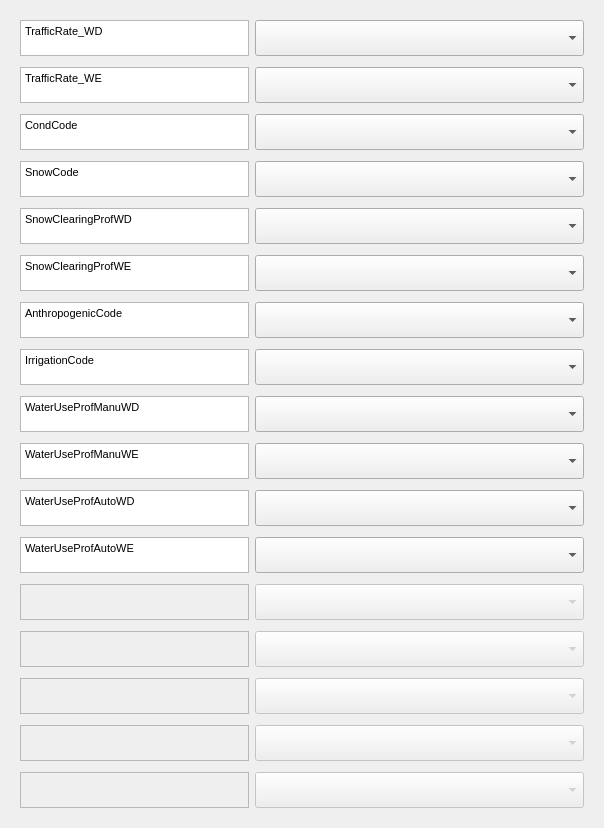
     <widget class="QWidget" name="scrollAreaWidgetContents">
      <property name="geometry">
       <rect>
        <x>0</x>
        <y>-382</y>
        <width>604</width>
        <height>812</height>
       </rect>
      </property>
      <layout class="QGridLayout" name="gridLayout_3">
       <item row="0" column="0">
        <widget class="QWidget" name="widget" native="true">
         <layout class="QGridLayout" name="gridLayout">
          <property name="verticalSpacing">
           <number>11</number>
          </property>
          <item row="11" column="1">
           <widget class="QComboBox" name="comboBox_5">
            <property name="sizePolicy">
             <sizepolicy hsizetype="Expanding" vsizetype="Expanding">
              <horstretch>0</horstretch>
              <verstretch>0</verstretch>
             </sizepolicy>
            </property>
            <property name="minimumSize">
             <size>
              <width>329</width>
              <height>0</height>
             </size>
            </property>
           </widget>
          </item>
          <item row="16" column="1">
           <widget class="QComboBox" name="comboBox_10">
            <property name="sizePolicy">
             <sizepolicy hsizetype="Expanding" vsizetype="Expanding">
              <horstretch>0</horstretch>
              <verstretch>0</verstretch>
             </sizepolicy>
            </property>
            <property name="minimumSize">
             <size>
              <width>329</width>
              <height>0</height>
             </size>
            </property>
           </widget>
          </item>
          <item row="12" column="1">
           <widget class="QComboBox" name="comboBox_6">
            <property name="sizePolicy">
             <sizepolicy hsizetype="Expanding" vsizetype="Expanding">
              <horstretch>0</horstretch>
              <verstretch>0</verstretch>
             </sizepolicy>
            </property>
            <property name="minimumSize">
             <size>
              <width>329</width>
              <height>0</height>
             </size>
            </property>
           </widget>
          </item>
          <item row="7" column="1">
           <widget class="QComboBox" name="comboBox_1">
            <property name="sizePolicy">
             <sizepolicy hsizetype="Expanding" vsizetype="Expanding">
              <horstretch>0</horstretch>
              <verstretch>0</verstretch>
             </sizepolicy>
            </property>
            <property name="minimumSize">
             <size>
              <width>329</width>
              <height>0</height>
             </size>
            </property>
           </widget>
          </item>
          <item row="8" column="1">
           <widget class="QComboBox" name="comboBox_2">
            <property name="sizePolicy">
             <sizepolicy hsizetype="Expanding" vsizetype="Expanding">
              <horstretch>0</horstretch>
              <verstretch>0</verstretch>
             </sizepolicy>
            </property>
            <property name="minimumSize">
             <size>
              <width>329</width>
              <height>0</height>
             </size>
            </property>
           </widget>
          </item>
          <item row="13" column="1">
           <widget class="QComboBox" name="comboBox_7">
            <property name="sizePolicy">
             <sizepolicy hsizetype="Expanding" vsizetype="Expanding">
              <horstretch>0</horstretch>
              <verstretch>0</verstretch>
             </sizepolicy>
            </property>
            <property name="minimumSize">
             <size>
              <width>329</width>
              <height>0</height>
             </size>
            </property>
           </widget>
          </item>
          <item row="10" column="1">
           <widget class="QComboBox" name="comboBox_4">
            <property name="sizePolicy">
             <sizepolicy hsizetype="Expanding" vsizetype="Expanding">
              <horstretch>0</horstretch>
              <verstretch>0</verstretch>
             </sizepolicy>
            </property>
            <property name="minimumSize">
             <size>
              <width>329</width>
              <height>0</height>
             </size>
            </property>
           </widget>
          </item>
          <item row="15" column="1">
           <widget class="QComboBox" name="comboBox_9">
            <property name="sizePolicy">
             <sizepolicy hsizetype="Expanding" vsizetype="Expanding">
              <horstretch>0</horstretch>
              <verstretch>0</verstretch>
             </sizepolicy>
            </property>
            <property name="minimumSize">
             <size>
              <width>329</width>
              <height>0</height>
             </size>
            </property>
           </widget>
          </item>
          <item row="14" column="1">
           <widget class="QComboBox" name="comboBox_8">
            <property name="sizePolicy">
             <sizepolicy hsizetype="Expanding" vsizetype="Expanding">
              <horstretch>0</horstretch>
              <verstretch>0</verstretch>
             </sizepolicy>
            </property>
            <property name="minimumSize">
             <size>
              <width>329</width>
              <height>0</height>
             </size>
            </property>
           </widget>
          </item>
          <item row="6" column="1">
           <widget class="QComboBox" name="comboBox_0">
            <property name="sizePolicy">
             <sizepolicy hsizetype="Expanding" vsizetype="Expanding">
              <horstretch>0</horstretch>
              <verstretch>0</verstretch>
             </sizepolicy>
            </property>
            <property name="minimumSize">
             <size>
              <width>329</width>
              <height>0</height>
             </size>
            </property>
           </widget>
          </item>
          <item row="9" column="1">
           <widget class="QComboBox" name="comboBox_3">
            <property name="sizePolicy">
             <sizepolicy hsizetype="Expanding" vsizetype="Expanding">
              <horstretch>0</horstretch>
              <verstretch>0</verstretch>
             </sizepolicy>
            </property>
            <property name="minimumSize">
             <size>
              <width>329</width>
              <height>0</height>
             </size>
            </property>
           </widget>
          </item>
          <item row="8" column="0">
           <widget class="QTextBrowser" name="textBrowser_2">
            <property name="sizePolicy">
             <sizepolicy hsizetype="Expanding" vsizetype="Expanding">
              <horstretch>0</horstretch>
              <verstretch>0</verstretch>
             </sizepolicy>
            </property>
            <property name="maximumSize">
             <size>
              <width>16777215</width>
              <height>36</height>
             </size>
            </property>
            <property name="html">
             <string>&lt;!DOCTYPE HTML PUBLIC &quot;-//W3C//DTD HTML 4.0//EN&quot; &quot;http://www.w3.org/TR/REC-html40/strict.dtd&quot;&gt;
&lt;html&gt;&lt;head&gt;&lt;meta name=&quot;qrichtext&quot; content=&quot;1&quot; /&gt;&lt;style type=&quot;text/css&quot;&gt;
p, li { white-space: pre-wrap; }
&lt;/style&gt;&lt;/head&gt;&lt;body style=&quot; font-family:'MS Shell Dlg 2'; font-size:8pt; font-weight:400; font-style:normal;&quot;&gt;
&lt;p style=&quot; margin-top:0px; margin-bottom:0px; margin-left:0px; margin-right:0px; -qt-block-indent:0; text-indent:0px;&quot;&gt;CondCode&lt;/p&gt;&lt;/body&gt;&lt;/html&gt;</string>
            </property>
           </widget>
          </item>
          <item row="12" column="0">
           <widget class="QTextBrowser" name="textBrowser_6">
            <property name="sizePolicy">
             <sizepolicy hsizetype="Expanding" vsizetype="Expanding">
              <horstretch>0</horstretch>
              <verstretch>0</verstretch>
             </sizepolicy>
            </property>
            <property name="maximumSize">
             <size>
              <width>16777215</width>
              <height>36</height>
             </size>
            </property>
            <property name="html">
             <string>&lt;!DOCTYPE HTML PUBLIC &quot;-//W3C//DTD HTML 4.0//EN&quot; &quot;http://www.w3.org/TR/REC-html40/strict.dtd&quot;&gt;
&lt;html&gt;&lt;head&gt;&lt;meta name=&quot;qrichtext&quot; content=&quot;1&quot; /&gt;&lt;style type=&quot;text/css&quot;&gt;
p, li { white-space: pre-wrap; }
&lt;/style&gt;&lt;/head&gt;&lt;body style=&quot; font-family:'MS Shell Dlg 2'; font-size:8pt; font-weight:400; font-style:normal;&quot;&gt;
&lt;p style=&quot; margin-top:0px; margin-bottom:0px; margin-left:0px; margin-right:0px; -qt-block-indent:0; text-indent:0px;&quot;&gt;AnthropogenicCode&lt;/p&gt;&lt;/body&gt;&lt;/html&gt;</string>
            </property>
           </widget>
          </item>
          <item row="17" column="1">
           <widget class="QComboBox" name="comboBox_11">
            <property name="sizePolicy">
             <sizepolicy hsizetype="Expanding" vsizetype="Expanding">
              <horstretch>0</horstretch>
              <verstretch>0</verstretch>
             </sizepolicy>
            </property>
            <property name="minimumSize">
             <size>
              <width>329</width>
              <height>0</height>
             </size>
            </property>
           </widget>
          </item>
          <item row="7" column="0">
           <widget class="QTextBrowser" name="textBrowser_1">
            <property name="sizePolicy">
             <sizepolicy hsizetype="Expanding" vsizetype="Expanding">
              <horstretch>0</horstretch>
              <verstretch>0</verstretch>
             </sizepolicy>
            </property>
            <property name="maximumSize">
             <size>
              <width>16777215</width>
              <height>36</height>
             </size>
            </property>
            <property name="html">
             <string>&lt;!DOCTYPE HTML PUBLIC &quot;-//W3C//DTD HTML 4.0//EN&quot; &quot;http://www.w3.org/TR/REC-html40/strict.dtd&quot;&gt;
&lt;html&gt;&lt;head&gt;&lt;meta name=&quot;qrichtext&quot; content=&quot;1&quot; /&gt;&lt;style type=&quot;text/css&quot;&gt;
p, li { white-space: pre-wrap; }
&lt;/style&gt;&lt;/head&gt;&lt;body style=&quot; font-family:'MS Shell Dlg 2'; font-size:8pt; font-weight:400; font-style:normal;&quot;&gt;
&lt;p style=&quot; margin-top:0px; margin-bottom:0px; margin-left:0px; margin-right:0px; -qt-block-indent:0; text-indent:0px;&quot;&gt;TrafficRate_WE&lt;/p&gt;&lt;/body&gt;&lt;/html&gt;</string>
            </property>
           </widget>
          </item>
          <item row="11" column="0">
           <widget class="QTextBrowser" name="textBrowser_5">
            <property name="sizePolicy">
             <sizepolicy hsizetype="Expanding" vsizetype="Expanding">
              <horstretch>0</horstretch>
              <verstretch>0</verstretch>
             </sizepolicy>
            </property>
            <property name="maximumSize">
             <size>
              <width>16777215</width>
              <height>36</height>
             </size>
            </property>
            <property name="html">
             <string>&lt;!DOCTYPE HTML PUBLIC &quot;-//W3C//DTD HTML 4.0//EN&quot; &quot;http://www.w3.org/TR/REC-html40/strict.dtd&quot;&gt;
&lt;html&gt;&lt;head&gt;&lt;meta name=&quot;qrichtext&quot; content=&quot;1&quot; /&gt;&lt;style type=&quot;text/css&quot;&gt;
p, li { white-space: pre-wrap; }
&lt;/style&gt;&lt;/head&gt;&lt;body style=&quot; font-family:'MS Shell Dlg 2'; font-size:8pt; font-weight:400; font-style:normal;&quot;&gt;
&lt;p style=&quot; margin-top:0px; margin-bottom:0px; margin-left:0px; margin-right:0px; -qt-block-indent:0; text-indent:0px;&quot;&gt;SnowClearingProfWE&lt;/p&gt;&lt;/body&gt;&lt;/html&gt;</string>
            </property>
           </widget>
          </item>
          <item row="10" column="0">
           <widget class="QTextBrowser" name="textBrowser_4">
            <property name="sizePolicy">
             <sizepolicy hsizetype="Expanding" vsizetype="Expanding">
              <horstretch>0</horstretch>
              <verstretch>0</verstretch>
             </sizepolicy>
            </property>
            <property name="maximumSize">
             <size>
              <width>16777215</width>
              <height>36</height>
             </size>
            </property>
            <property name="html">
             <string>&lt;!DOCTYPE HTML PUBLIC &quot;-//W3C//DTD HTML 4.0//EN&quot; &quot;http://www.w3.org/TR/REC-html40/strict.dtd&quot;&gt;
&lt;html&gt;&lt;head&gt;&lt;meta name=&quot;qrichtext&quot; content=&quot;1&quot; /&gt;&lt;style type=&quot;text/css&quot;&gt;
p, li { white-space: pre-wrap; }
&lt;/style&gt;&lt;/head&gt;&lt;body style=&quot; font-family:'MS Shell Dlg 2'; font-size:8pt; font-weight:400; font-style:normal;&quot;&gt;
&lt;p style=&quot; margin-top:0px; margin-bottom:0px; margin-left:0px; margin-right:0px; -qt-block-indent:0; text-indent:0px;&quot;&gt;SnowClearingProfWD&lt;/p&gt;&lt;/body&gt;&lt;/html&gt;</string>
            </property>
           </widget>
          </item>
          <item row="13" column="0">
           <widget class="QTextBrowser" name="textBrowser_7">
            <property name="sizePolicy">
             <sizepolicy hsizetype="Expanding" vsizetype="Expanding">
              <horstretch>0</horstretch>
              <verstretch>0</verstretch>
             </sizepolicy>
            </property>
            <property name="maximumSize">
             <size>
              <width>16777215</width>
              <height>36</height>
             </size>
            </property>
            <property name="html">
             <string>&lt;!DOCTYPE HTML PUBLIC &quot;-//W3C//DTD HTML 4.0//EN&quot; &quot;http://www.w3.org/TR/REC-html40/strict.dtd&quot;&gt;
&lt;html&gt;&lt;head&gt;&lt;meta name=&quot;qrichtext&quot; content=&quot;1&quot; /&gt;&lt;style type=&quot;text/css&quot;&gt;
p, li { white-space: pre-wrap; }
&lt;/style&gt;&lt;/head&gt;&lt;body style=&quot; font-family:'MS Shell Dlg 2'; font-size:8pt; font-weight:400; font-style:normal;&quot;&gt;
&lt;p style=&quot; margin-top:0px; margin-bottom:0px; margin-left:0px; margin-right:0px; -qt-block-indent:0; text-indent:0px;&quot;&gt;IrrigationCode&lt;/p&gt;&lt;/body&gt;&lt;/html&gt;</string>
            </property>
           </widget>
          </item>
          <item row="14" column="0">
           <widget class="QTextBrowser" name="textBrowser_8">
            <property name="sizePolicy">
             <sizepolicy hsizetype="Expanding" vsizetype="Expanding">
              <horstretch>0</horstretch>
              <verstretch>0</verstretch>
             </sizepolicy>
            </property>
            <property name="maximumSize">
             <size>
              <width>16777215</width>
              <height>36</height>
             </size>
            </property>
            <property name="html">
             <string>&lt;!DOCTYPE HTML PUBLIC &quot;-//W3C//DTD HTML 4.0//EN&quot; &quot;http://www.w3.org/TR/REC-html40/strict.dtd&quot;&gt;
&lt;html&gt;&lt;head&gt;&lt;meta name=&quot;qrichtext&quot; content=&quot;1&quot; /&gt;&lt;style type=&quot;text/css&quot;&gt;
p, li { white-space: pre-wrap; }
&lt;/style&gt;&lt;/head&gt;&lt;body style=&quot; font-family:'MS Shell Dlg 2'; font-size:8pt; font-weight:400; font-style:normal;&quot;&gt;
&lt;p style=&quot; margin-top:0px; margin-bottom:0px; margin-left:0px; margin-right:0px; -qt-block-indent:0; text-indent:0px;&quot;&gt;WaterUseProfManuWD&lt;/p&gt;&lt;/body&gt;&lt;/html&gt;</string>
            </property>
           </widget>
          </item>
          <item row="15" column="0">
           <widget class="QTextBrowser" name="textBrowser_9">
            <property name="sizePolicy">
             <sizepolicy hsizetype="Expanding" vsizetype="Expanding">
              <horstretch>0</horstretch>
              <verstretch>0</verstretch>
             </sizepolicy>
            </property>
            <property name="maximumSize">
             <size>
              <width>16777215</width>
              <height>36</height>
             </size>
            </property>
            <property name="html">
             <string>&lt;!DOCTYPE HTML PUBLIC &quot;-//W3C//DTD HTML 4.0//EN&quot; &quot;http://www.w3.org/TR/REC-html40/strict.dtd&quot;&gt;
&lt;html&gt;&lt;head&gt;&lt;meta name=&quot;qrichtext&quot; content=&quot;1&quot; /&gt;&lt;style type=&quot;text/css&quot;&gt;
p, li { white-space: pre-wrap; }
&lt;/style&gt;&lt;/head&gt;&lt;body style=&quot; font-family:'MS Shell Dlg 2'; font-size:8pt; font-weight:400; font-style:normal;&quot;&gt;
&lt;p style=&quot; margin-top:0px; margin-bottom:0px; margin-left:0px; margin-right:0px; -qt-block-indent:0; text-indent:0px;&quot;&gt;WaterUseProfManuWE&lt;/p&gt;&lt;/body&gt;&lt;/html&gt;</string>
            </property>
           </widget>
          </item>
          <item row="9" column="0">
           <widget class="QTextBrowser" name="textBrowser_3">
            <property name="sizePolicy">
             <sizepolicy hsizetype="Expanding" vsizetype="Expanding">
              <horstretch>0</horstretch>
              <verstretch>0</verstretch>
             </sizepolicy>
            </property>
            <property name="maximumSize">
             <size>
              <width>16777215</width>
              <height>36</height>
             </size>
            </property>
            <property name="html">
             <string>&lt;!DOCTYPE HTML PUBLIC &quot;-//W3C//DTD HTML 4.0//EN&quot; &quot;http://www.w3.org/TR/REC-html40/strict.dtd&quot;&gt;
&lt;html&gt;&lt;head&gt;&lt;meta name=&quot;qrichtext&quot; content=&quot;1&quot; /&gt;&lt;style type=&quot;text/css&quot;&gt;
p, li { white-space: pre-wrap; }
&lt;/style&gt;&lt;/head&gt;&lt;body style=&quot; font-family:'MS Shell Dlg 2'; font-size:8pt; font-weight:400; font-style:normal;&quot;&gt;
&lt;p style=&quot; margin-top:0px; margin-bottom:0px; margin-left:0px; margin-right:0px; -qt-block-indent:0; text-indent:0px;&quot;&gt;SnowCode&lt;/p&gt;&lt;/body&gt;&lt;/html&gt;</string>
            </property>
           </widget>
          </item>
          <item row="17" column="0">
           <widget class="QTextBrowser" name="textBrowser_11">
            <property name="sizePolicy">
             <sizepolicy hsizetype="Expanding" vsizetype="Expanding">
              <horstretch>0</horstretch>
              <verstretch>0</verstretch>
             </sizepolicy>
            </property>
            <property name="maximumSize">
             <size>
              <width>16777215</width>
              <height>36</height>
             </size>
            </property>
            <property name="html">
             <string>&lt;!DOCTYPE HTML PUBLIC &quot;-//W3C//DTD HTML 4.0//EN&quot; &quot;http://www.w3.org/TR/REC-html40/strict.dtd&quot;&gt;
&lt;html&gt;&lt;head&gt;&lt;meta name=&quot;qrichtext&quot; content=&quot;1&quot; /&gt;&lt;style type=&quot;text/css&quot;&gt;
p, li { white-space: pre-wrap; }
&lt;/style&gt;&lt;/head&gt;&lt;body style=&quot; font-family:'MS Shell Dlg 2'; font-size:8pt; font-weight:400; font-style:normal;&quot;&gt;
&lt;p style=&quot; margin-top:0px; margin-bottom:0px; margin-left:0px; margin-right:0px; -qt-block-indent:0; text-indent:0px;&quot;&gt;WaterUseProfAutoWE&lt;/p&gt;&lt;/body&gt;&lt;/html&gt;</string>
            </property>
           </widget>
          </item>
          <item row="16" column="0">
           <widget class="QTextBrowser" name="textBrowser_10">
            <property name="sizePolicy">
             <sizepolicy hsizetype="Expanding" vsizetype="Expanding">
              <horstretch>0</horstretch>
              <verstretch>0</verstretch>
             </sizepolicy>
            </property>
            <property name="maximumSize">
             <size>
              <width>16777215</width>
              <height>36</height>
             </size>
            </property>
            <property name="html">
             <string>&lt;!DOCTYPE HTML PUBLIC &quot;-//W3C//DTD HTML 4.0//EN&quot; &quot;http://www.w3.org/TR/REC-html40/strict.dtd&quot;&gt;
&lt;html&gt;&lt;head&gt;&lt;meta name=&quot;qrichtext&quot; content=&quot;1&quot; /&gt;&lt;style type=&quot;text/css&quot;&gt;
p, li { white-space: pre-wrap; }
&lt;/style&gt;&lt;/head&gt;&lt;body style=&quot; font-family:'MS Shell Dlg 2'; font-size:8pt; font-weight:400; font-style:normal;&quot;&gt;
&lt;p style=&quot; margin-top:0px; margin-bottom:0px; margin-left:0px; margin-right:0px; -qt-block-indent:0; text-indent:0px;&quot;&gt;WaterUseProfAutoWD&lt;/p&gt;&lt;/body&gt;&lt;/html&gt;</string>
            </property>
           </widget>
          </item>
          <item row="20" column="1">
           <widget class="QComboBox" name="comboBox_14">
            <property name="enabled">
             <bool>false</bool>
            </property>
            <property name="sizePolicy">
             <sizepolicy hsizetype="Expanding" vsizetype="Expanding">
              <horstretch>0</horstretch>
              <verstretch>0</verstretch>
             </sizepolicy>
            </property>
            <property name="minimumSize">
             <size>
              <width>329</width>
              <height>0</height>
             </size>
            </property>
           </widget>
          </item>
          <item row="19" column="1">
           <widget class="QComboBox" name="comboBox_13">
            <property name="enabled">
             <bool>false</bool>
            </property>
            <property name="sizePolicy">
             <sizepolicy hsizetype="Expanding" vsizetype="Expanding">
              <horstretch>0</horstretch>
              <verstretch>0</verstretch>
             </sizepolicy>
            </property>
            <property name="minimumSize">
             <size>
              <width>329</width>
              <height>0</height>
             </size>
            </property>
           </widget>
          </item>
          <item row="22" column="1">
           <widget class="QComboBox" name="comboBox_16">
            <property name="enabled">
             <bool>false</bool>
            </property>
            <property name="sizePolicy">
             <sizepolicy hsizetype="Expanding" vsizetype="Expanding">
              <horstretch>0</horstretch>
              <verstretch>0</verstretch>
             </sizepolicy>
            </property>
            <property name="minimumSize">
             <size>
              <width>329</width>
              <height>0</height>
             </size>
            </property>
           </widget>
          </item>
          <item row="20" column="0">
           <widget class="QTextBrowser" name="textBrowser_14">
            <property name="enabled">
             <bool>false</bool>
            </property>
            <property name="sizePolicy">
             <sizepolicy hsizetype="Expanding" vsizetype="Expanding">
              <horstretch>0</horstretch>
              <verstretch>0</verstretch>
             </sizepolicy>
            </property>
            <property name="maximumSize">
             <size>
              <width>16777215</width>
              <height>36</height>
             </size>
            </property>
            <property name="html">
             <string>&lt;!DOCTYPE HTML PUBLIC &quot;-//W3C//DTD HTML 4.0//EN&quot; &quot;http://www.w3.org/TR/REC-html40/strict.dtd&quot;&gt;
&lt;html&gt;&lt;head&gt;&lt;meta name=&quot;qrichtext&quot; content=&quot;1&quot; /&gt;&lt;style type=&quot;text/css&quot;&gt;
p, li { white-space: pre-wrap; }
&lt;/style&gt;&lt;/head&gt;&lt;body style=&quot; font-family:'MS Shell Dlg 2'; font-size:8pt; font-weight:400; font-style:normal;&quot;&gt;
&lt;p style=&quot;-qt-paragraph-type:empty; margin-top:0px; margin-bottom:0px; margin-left:0px; margin-right:0px; -qt-block-indent:0; text-indent:0px;&quot;&gt;&lt;br /&gt;&lt;/p&gt;&lt;/body&gt;&lt;/html&gt;</string>
            </property>
           </widget>
          </item>
          <item row="18" column="0">
           <widget class="QTextBrowser" name="textBrowser_12">
            <property name="enabled">
             <bool>false</bool>
            </property>
            <property name="sizePolicy">
             <sizepolicy hsizetype="Expanding" vsizetype="Expanding">
              <horstretch>0</horstretch>
              <verstretch>0</verstretch>
             </sizepolicy>
            </property>
            <property name="maximumSize">
             <size>
              <width>16777215</width>
              <height>36</height>
             </size>
            </property>
            <property name="html">
             <string>&lt;!DOCTYPE HTML PUBLIC &quot;-//W3C//DTD HTML 4.0//EN&quot; &quot;http://www.w3.org/TR/REC-html40/strict.dtd&quot;&gt;
&lt;html&gt;&lt;head&gt;&lt;meta name=&quot;qrichtext&quot; content=&quot;1&quot; /&gt;&lt;style type=&quot;text/css&quot;&gt;
p, li { white-space: pre-wrap; }
&lt;/style&gt;&lt;/head&gt;&lt;body style=&quot; font-family:'MS Shell Dlg 2'; font-size:8pt; font-weight:400; font-style:normal;&quot;&gt;
&lt;p style=&quot;-qt-paragraph-type:empty; margin-top:0px; margin-bottom:0px; margin-left:0px; margin-right:0px; -qt-block-indent:0; text-indent:0px;&quot;&gt;&lt;br /&gt;&lt;/p&gt;&lt;/body&gt;&lt;/html&gt;</string>
            </property>
           </widget>
          </item>
          <item row="21" column="0">
           <widget class="QTextBrowser" name="textBrowser_15">
            <property name="enabled">
             <bool>false</bool>
            </property>
            <property name="sizePolicy">
             <sizepolicy hsizetype="Expanding" vsizetype="Expanding">
              <horstretch>0</horstretch>
              <verstretch>0</verstretch>
             </sizepolicy>
            </property>
            <property name="maximumSize">
             <size>
              <width>16777215</width>
              <height>36</height>
             </size>
            </property>
            <property name="html">
             <string>&lt;!DOCTYPE HTML PUBLIC &quot;-//W3C//DTD HTML 4.0//EN&quot; &quot;http://www.w3.org/TR/REC-html40/strict.dtd&quot;&gt;
&lt;html&gt;&lt;head&gt;&lt;meta name=&quot;qrichtext&quot; content=&quot;1&quot; /&gt;&lt;style type=&quot;text/css&quot;&gt;
p, li { white-space: pre-wrap; }
&lt;/style&gt;&lt;/head&gt;&lt;body style=&quot; font-family:'MS Shell Dlg 2'; font-size:8pt; font-weight:400; font-style:normal;&quot;&gt;
&lt;p style=&quot;-qt-paragraph-type:empty; margin-top:0px; margin-bottom:0px; margin-left:0px; margin-right:0px; -qt-block-indent:0; text-indent:0px;&quot;&gt;&lt;br /&gt;&lt;/p&gt;&lt;/body&gt;&lt;/html&gt;</string>
            </property>
           </widget>
          </item>
          <item row="18" column="1">
           <widget class="QComboBox" name="comboBox_12">
            <property name="enabled">
             <bool>false</bool>
            </property>
            <property name="sizePolicy">
             <sizepolicy hsizetype="Expanding" vsizetype="Expanding">
              <horstretch>0</horstretch>
              <verstretch>0</verstretch>
             </sizepolicy>
            </property>
            <property name="minimumSize">
             <size>
              <width>329</width>
              <height>0</height>
             </size>
            </property>
           </widget>
          </item>
          <item row="19" column="0">
           <widget class="QTextBrowser" name="textBrowser_13">
            <property name="enabled">
             <bool>false</bool>
            </property>
            <property name="sizePolicy">
             <sizepolicy hsizetype="Expanding" vsizetype="Expanding">
              <horstretch>0</horstretch>
              <verstretch>0</verstretch>
             </sizepolicy>
            </property>
            <property name="maximumSize">
             <size>
              <width>16777215</width>
              <height>36</height>
             </size>
            </property>
            <property name="html">
             <string>&lt;!DOCTYPE HTML PUBLIC &quot;-//W3C//DTD HTML 4.0//EN&quot; &quot;http://www.w3.org/TR/REC-html40/strict.dtd&quot;&gt;
&lt;html&gt;&lt;head&gt;&lt;meta name=&quot;qrichtext&quot; content=&quot;1&quot; /&gt;&lt;style type=&quot;text/css&quot;&gt;
p, li { white-space: pre-wrap; }
&lt;/style&gt;&lt;/head&gt;&lt;body style=&quot; font-family:'MS Shell Dlg 2'; font-size:8pt; font-weight:400; font-style:normal;&quot;&gt;
&lt;p style=&quot;-qt-paragraph-type:empty; margin-top:0px; margin-bottom:0px; margin-left:0px; margin-right:0px; -qt-block-indent:0; text-indent:0px;&quot;&gt;&lt;br /&gt;&lt;/p&gt;&lt;/body&gt;&lt;/html&gt;</string>
            </property>
           </widget>
          </item>
          <item row="22" column="0">
           <widget class="QTextBrowser" name="textBrowser_16">
            <property name="enabled">
             <bool>false</bool>
            </property>
            <property name="sizePolicy">
             <sizepolicy hsizetype="Expanding" vsizetype="Expanding">
              <horstretch>0</horstretch>
              <verstretch>0</verstretch>
             </sizepolicy>
            </property>
            <property name="maximumSize">
             <size>
              <width>16777215</width>
              <height>36</height>
             </size>
            </property>
            <property name="html">
             <string>&lt;!DOCTYPE HTML PUBLIC &quot;-//W3C//DTD HTML 4.0//EN&quot; &quot;http://www.w3.org/TR/REC-html40/strict.dtd&quot;&gt;
&lt;html&gt;&lt;head&gt;&lt;meta name=&quot;qrichtext&quot; content=&quot;1&quot; /&gt;&lt;style type=&quot;text/css&quot;&gt;
p, li { white-space: pre-wrap; }
&lt;/style&gt;&lt;/head&gt;&lt;body style=&quot; font-family:'MS Shell Dlg 2'; font-size:8pt; font-weight:400; font-style:normal;&quot;&gt;
&lt;p style=&quot;-qt-paragraph-type:empty; margin-top:0px; margin-bottom:0px; margin-left:0px; margin-right:0px; -qt-block-indent:0; text-indent:0px;&quot;&gt;&lt;br /&gt;&lt;/p&gt;&lt;/body&gt;&lt;/html&gt;</string>
            </property>
           </widget>
          </item>
          <item row="21" column="1">
           <widget class="QComboBox" name="comboBox_15">
            <property name="enabled">
             <bool>false</bool>
            </property>
            <property name="sizePolicy">
             <sizepolicy hsizetype="Expanding" vsizetype="Expanding">
              <horstretch>0</horstretch>
              <verstretch>0</verstretch>
             </sizepolicy>
            </property>
            <property name="minimumSize">
             <size>
              <width>329</width>
              <height>0</height>
             </size>
            </property>
           </widget>
          </item>
          <item row="6" column="0">
           <widget class="QTextBrowser" name="textBrowser_0">
            <property name="sizePolicy">
             <sizepolicy hsizetype="Expanding" vsizetype="Expanding">
              <horstretch>0</horstretch>
              <verstretch>0</verstretch>
             </sizepolicy>
            </property>
            <property name="maximumSize">
             <size>
              <width>16777215</width>
              <height>36</height>
             </size>
            </property>
            <property name="html">
             <string>&lt;!DOCTYPE HTML PUBLIC &quot;-//W3C//DTD HTML 4.0//EN&quot; &quot;http://www.w3.org/TR/REC-html40/strict.dtd&quot;&gt;
&lt;html&gt;&lt;head&gt;&lt;meta name=&quot;qrichtext&quot; content=&quot;1&quot; /&gt;&lt;style type=&quot;text/css&quot;&gt;
p, li { white-space: pre-wrap; }
&lt;/style&gt;&lt;/head&gt;&lt;body style=&quot; font-family:'MS Shell Dlg 2'; font-size:8pt; font-weight:400; font-style:normal;&quot;&gt;
&lt;p style=&quot; margin-top:0px; margin-bottom:0px; margin-left:0px; margin-right:0px; -qt-block-indent:0; text-indent:0px;&quot;&gt;TrafficRate_WD&lt;/p&gt;&lt;/body&gt;&lt;/html&gt;</string>
            </property>
           </widget>
          </item>
         </layout>
        </widget>
       </item>
      </layout>
     </widget>
